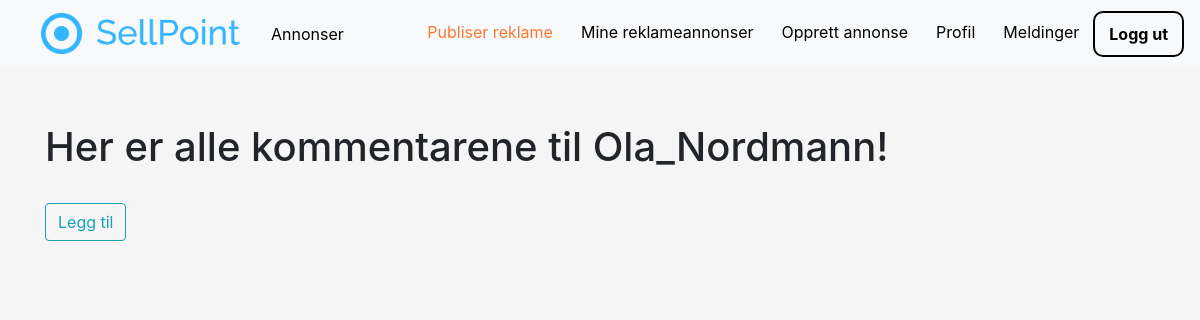
Before: /profile/2/feedback/ (signed in) with the older database file.
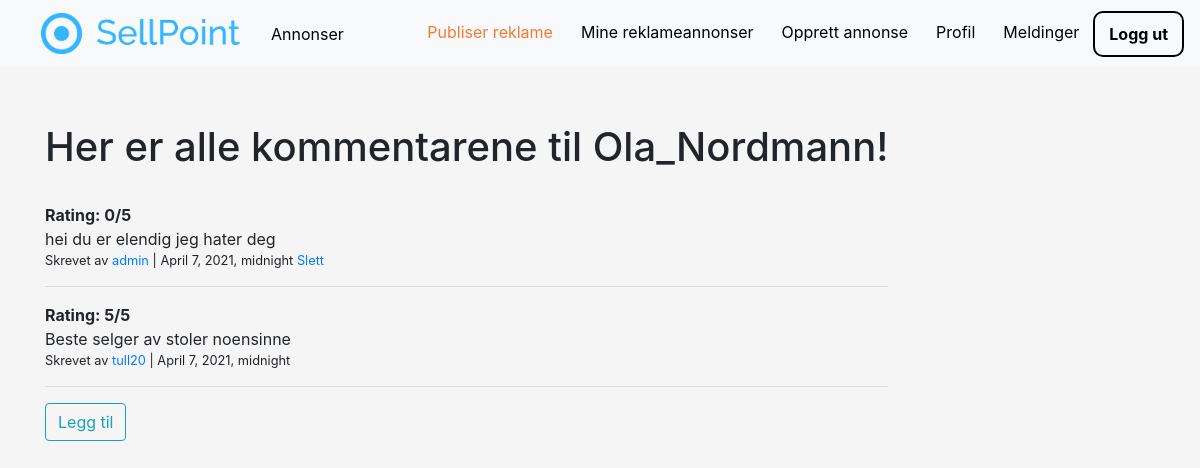
After: the same page with the newer database file.
### profiles/models.py (models this page shows, shortened)
class Feedback(models.Model):
    author = models.ForeignKey(User, on_delete=models.CASCADE, related_name="feedbacks")
    rating = models.PositiveSmallIntegerField(default=0, validators=[MinValueValidator(0), MaxValueValidator(5)])
    comment = models.TextField(max_length=500)
    published = models.DateTimeField(default=timezone.now)
    recipient = models.ForeignKey(Profile, on_delete=models.CASCADE)

### profiles/views.py (the view)
# urls.py: path('<int:pk>/feedback/', FeedbackListView.as_view(), name='feedback'),
class FeedbackListView(ListView):
    model = Feedback
    template_name = 'profiles/feedback_list.html'
    ordering = ['published']
    def get(self, request, pk):
        own_user = request.user
        other_user = User.objects.get(pk=pk)
        object_list = Feedback.objects.all().filter(recipient=other_user.id)
        return render(request, 'profiles/feedback_list.html', {
            'own_user': own_user,
            'other_user': other_user,
            'object_list': object_list,
        })

### profiles/templates/profiles/feedback_list.html
{% extends "pages/base.html" %}
{% block content %}
<div>
    {% if own_user.id == other_user.id %}
<h1>
    Her er alle kommentarene dine!
</h1>
    {% else %}
    <h1>
    Her er alle kommentarene til {{other_user.username}}!
        </h1>
    {% endif %}
<br/>
{% for feedback in object_list %}
    <strong>Rating: {{ feedback.rating }}/5 </strong> <br/> {{ feedback.comment }}
     <br/>
    <small>Skrevet av <a href="{% url 'profile-detail' feedback.author.id %}">{{ feedback.author }} </a> | {{ feedback.published }}
    {% if own_user.id == feedback.author.id %}
    <a href="{% url 'delete-feedback' feedback.pk %}">Slett</a>
    {% endif %}
    </small> <hr>
{% endfor %}
    {% if not own_user.id == other_user.id %}
        <a class="btn btn-outline-info nounderline" href="create_feedback/">Legg til</a> <br/> <br/>
    {% endif %}
</div>
{% endblock content %}

Changed rows visible on the page:
added Feedback: rating "0", comment "hei du er elendig jeg hater deg", author "admin", published "April 7, 2021, midnight", shows "Slett"
added Feedback: rating "5", comment "Beste selger av stoler noensinne", author "tull20", published "April 7, 2021, midnight"
